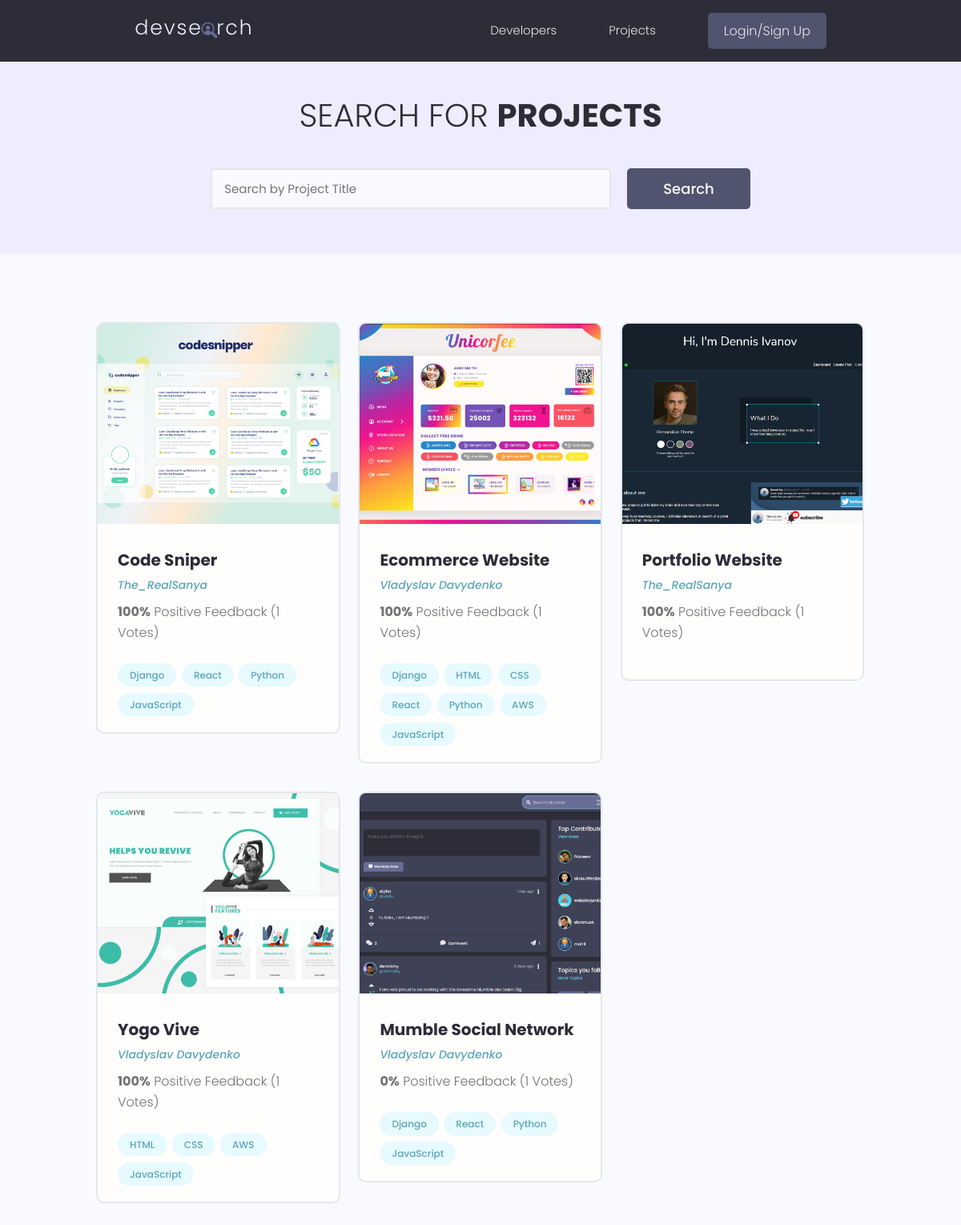
The page /projects/ on the database as committed earlier.
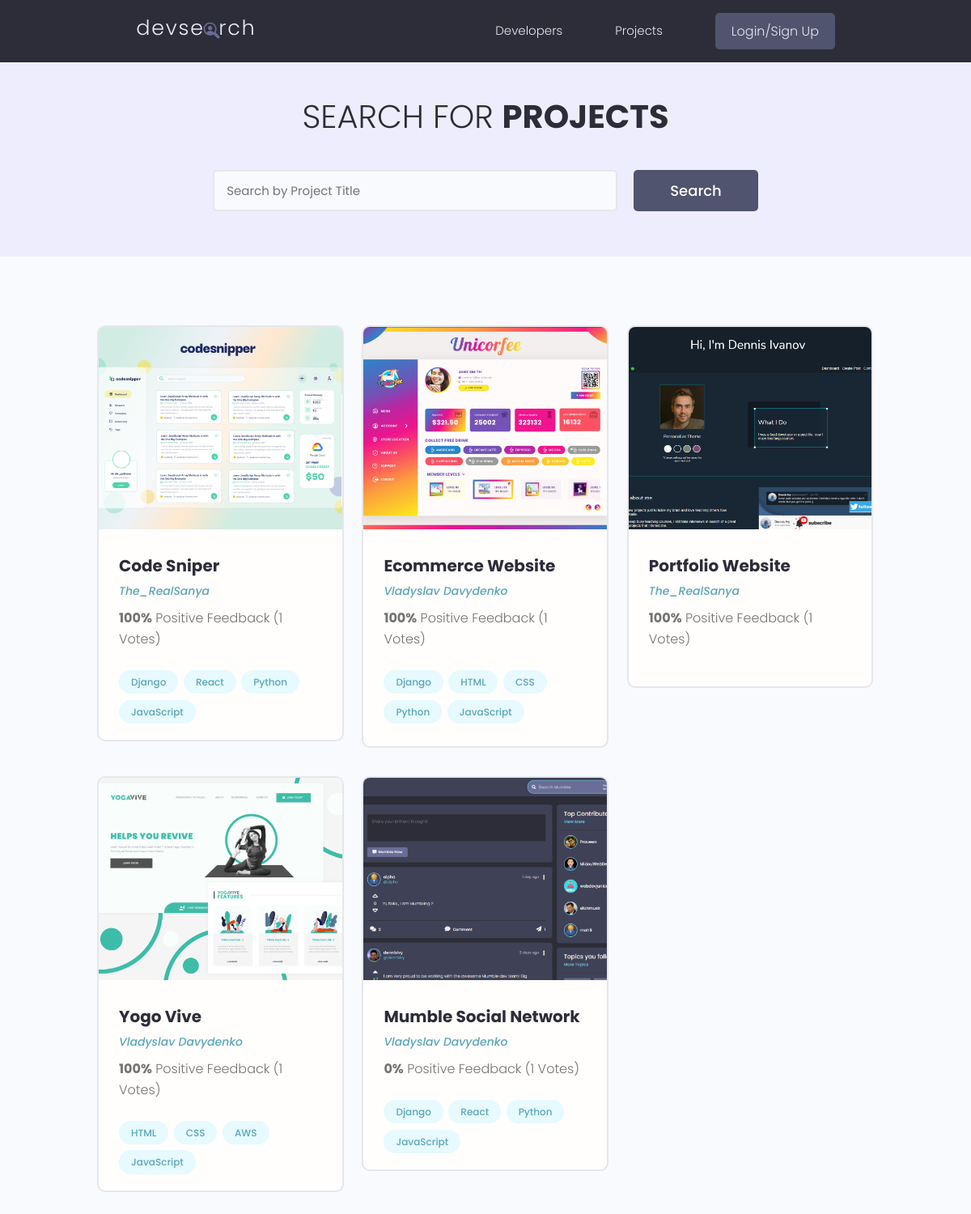
The same page on the database as committed later.
### projects/models.py (models this page shows, shortened)
class Project(models.Model):
    owner = models.ForeignKey(Profile, null = True, blank=True, on_delete=models.CASCADE)
    title = models.CharField(max_length=200)
    description = models.TextField(null=True, blank=True)
    featured_image = models.ImageField(null=True, blank=True, default="default.jpg")
    demo_link = models.CharField(max_length=2000, null=True, blank=True)
    source_link = models.CharField(max_length=2000, null=True, blank=True)
    vote_total = models.IntegerField(default=0, null=True, blank=True)
    vote_ratio = models.IntegerField(default=0, null=True, blank=True)
    tags = models.ManyToManyField('Tag', blank=True)
    created = models.DateTimeField(auto_now_add=True)
    id = models.UUIDField(default=uuid.uuid4, unique=True, primary_key=True, editable=False)
    class Meta:
        ordering=['-vote_ratio', '-vote_total', 'title']
    @property
    def imageUrl(self):
        try:
            url = self.featured_image.url
        except:
            url = ''
        return url

class Tag(models.Model):
    name = models.CharField(max_length=200)
    created = models.DateTimeField(auto_now_add=True)
    id = models.UUIDField(default=uuid.uuid4, unique=True, primary_key=True, editable=False)
    def __str__(self) -> str:
        return self.name

### users/models.py (models this page shows, shortened)
class Profile(models.Model):
    user = models.OneToOneField(User, on_delete=models.CASCADE, null=True, blank=True)
    name = models.CharField(max_length=200, blank=True, null=True)
    email = models.EmailField(max_length=500, blank=True, null=True)
    username = models.CharField(max_length=200, blank=True, null=True)
    location = models.CharField(max_length=200, blank=True, null=True)
    short_intro = models.CharField(max_length=200, blank=True, null=True)
    bio = models.TextField(blank=True, null=True)
    profile_image = models.ImageField(null = True, blank=True, upload_to='profiles/', default= 'profiles/user-default.png')
    social_github = models.CharField(max_length=200, blank=True, null=True)
    social_stackoverflow = models.CharField(max_length=200, blank=True, null=True)
    social_twitter = models.CharField(max_length=200, blank=True, null=True)
    social_linkedin = models.CharField(max_length=200, blank=True, null=True)
    social_website = models.CharField(max_length=200, blank=True, null=True)
    created = models.DateTimeField(auto_now_add=True)
    id = models.UUIDField(default=uuid.uuid4, unique=True, primary_key=True, editable=False)
    class Meta:
        ordering=['created', 'name']

### projects/views.py (the view)
# urls.py: path('projects/', include("projects.urls")),
def projects(request):
    projects, search_query = searchProjects(request)
    custom_range, projects = paginateProjects(request, projects, 6)
    context = {'projects':projects, 'search_query':search_query, 'custome_range': custom_range}
    return render(request, "projects/projects.html", context)

### projects/utils.py (called while the page is built)
def paginateProjects(request, projects, results):
    page = request.GET.get('page')
    paginator = Paginator(projects, results)
    try:
        projects = paginator.page(page)
    except PageNotAnInteger:
        page = 1
        projects = paginator.page(page)
    except EmptyPage:
        page = paginator.num_pages
        projects = paginator.page(page)
    leftIndex = (int(page) - 4)
    if leftIndex < 1:
        leftIndex = 1
    rightIndex = (int(page) + 5)
    if rightIndex > paginator.num_pages:
        rightIndex = paginator.num_pages + 1
    custom_range = range(leftIndex, rightIndex)
    return custom_range, projects

def searchProjects(request):
    search_query = ''
    if request.GET.get('search_query'):
        search_query = request.GET.get('search_query')
    tags = Tag.objects.filter(name__icontains=search_query)
    projects = Project.objects.distinct().filter(
        Q(title__icontains=search_query) |
        Q(owner__name__icontains=search_query)|
        Q(tags__in=tags) |
        Q(description__icontains=search_query)
        )
    return projects, search_query

### projects/templates/projects/projects.html (shortened to what this page needs)
{% extends 'main.html' %}
{% block content %}
<main class="projects">
    <section class="hero-section text-center">
      <div class="container container--narrow">
        <div class="hero-section__box">
          <h2>Search for <span>Projects</span></h2>
        </div>
        <div class="hero-section__search">
          <form id="searchForm" class="form" action="{% url 'projects' %}" method="get">
            <div class="form__field">
              <input class="input input--text" id="formInput#search" type="text" name="search_query"
                value="{{search_query}}" placeholder="Search by Project Title" />
            </div>
            <input class="btn btn--sub btn--lg" type="submit" value="Search" />
          </form>
        </div>
      </div>
    </section>
    <section class="projectsList">
      <div class="container">
        <div class="grid grid--three">
        {% for project in projects %}
          <div class="column">
            <div class="card project">
              <a href="{% url 'single-project' project.id%}" class="project">
                <img class="project__thumbnail" src="{{project.imageUrl}}" alt="project thumbnail" />
                <div class="card__body">
                  <h3 class="project__title">{{project.title}}</h3>
                  <p><a class="project__author" href="{% url 'user-profile' project.owner.id %}">{{project.owner.name}}</a></p>
                  <p class="project--rating">
                    <span style="font-weight: bold;">{{project.vote_ratio}}%</span> Positive
                    Feedback ({{project.vote_total}} Vote{{project.vote_ratio|pluralize:"s"}})
                  </p>
                  <div class="project__tags">
                    {% for tag in project.tags.all %}
                    <span class="tag tag--pill tag--main">
                      <small>{{tag}}</small>
                    </span>
                    {% endfor %}
                  </div>
                </div>
              </a>
            </div>
          </div>
        {% endfor %}
        </div>
      </div>
    </section>
  </main>
{% endblock content %}

Rows that differ between the two databases and show on the page:
changed Project "Ecommerce Website": loses Tag (name "React"); loses Tag (name "AWS")
